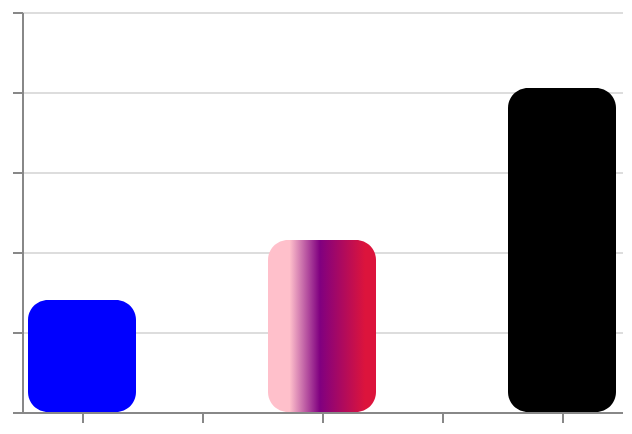

Source (Vega-Lite JSON):
### Vega specification from a JSON file in a GitHub repository (floating-point values rounded to 4 significant figures)
{"$schema": "https://vega.github.io/schema/vega/v5.json", "description": "A simple bar chart with embedded data.", "background": "white", "padding": 5, "height": 200, "style": "cell", "encode": {"update": {"stroke": {"value": "transparent"}}}, "data": [{"name": "source_0", "values": [{"a": "A", "b": 28, "fill": "blue"}, {"a": "B", "b": 55, "fill": {"x1": 0.9, "y1": 0.7, "x2": 0.7, "y2": 0.1, "gradient": "linear", "stops": [{"offset": 0, "color": "yellow"}, {"offset": 1, "color": "darkgreen"}]}}, {"a": "C", "b": 43, "fill": {"x1": 0.2, "y1": 1, "x2": 0.9, "y2": 1, "gradient": "linear", "stops": [{"offset": 0, "color": "pink"}, {"offset": 0.4, "color": "purple"}, {"offset": 1, "color": "crimson"}]}}, {"a": "D", "b": 91, "fill": {"x1": 0.2, "y1": 0.9, "x2": 0.7, "y2": 0.1, "gradient": "linear", "stops": [{"offset": 0, "color": "rgb(128, 128, 128)"}, {"offset": 0.4, "color": "rgba(128, 128, 128, 0.3)"}, {"offset": 1, "color": "deeppink"}]}}, {"a": "E", "b": 81, "fill": "black"}]}, {"name": "data_0", "source": "source_0", "transform": [{"type": "stack", "groupby": ["a"], "field": "b", "sort": {"field": [], "order": []}, "as": ["b_start", "b_end"], "offset": "zero"}, {"type": "filter", "expr": "isValid(datum[\"b\"]) && isFinite(+datum[\"b\"])"}]}], "signals": [{"name": "x_step", "value": 60}, {"name": "width", "update": "bandspace(domain('x').length, 0.1, 0.05) * x_step"}], "marks": [{"name": "marks", "type": "rect", "style": ["bar"], "from": {"data": "data_0"}, "encode": {"update": {"fill": {"field": "fill"}, "cornerRadius": {"value": 10}, "ariaRoleDescription": {"value": "bar"}, "description": {"signal": "\"a: \" + (isValid(datum[\"a\"]) ? datum[\"a\"] : \"\"+datum[\"a\"]) + \"; b: \" + (format(datum[\"b\"], \"\"))"}, "x": {"scale": "x", "field": "a"}, "width": {"signal": "max(0.25, bandwidth('x'))"}, "y": {"scale": "y", "field": "b_end"}, "y2": {"scale": "y", "field": "b_start"}}}}], "scales": [{"name": "x", "type": "band", "domain": {"data": "data_0", "field": "a", "sort": true}, "range": {"step": {"signal": "x_step"}}, "paddingInner": 0.1, "paddingOuter": 0.05}, {"name": "y", "type": "linear", "domain": {"data": "data_0", "fields": ["b_start", "b_end"]}, "range": [{"signal": "height"}, 0], "nice": true, "zero": true}], "axes": [{"scale": "y", "orient": "left", "gridScale": "x", "grid": true, "tickCount": {"signal": "ceil(height/40)"}, "domain": false, "labels": false, "aria": false, "maxExtent": 0, "minExtent": 0, "ticks": false, "zindex": 0}, {"scale": "x", "orient": "bottom", "grid": false, "labels": false, "labelAngle": 0, "labelBaseline": "top", "zindex": 0}, {"scale": "y", "orient": "left", "grid": false, "labels": false, "labelOverlap": true, "tickCount": {"signal": "ceil(height/40)"}, "zindex": 0}]}
